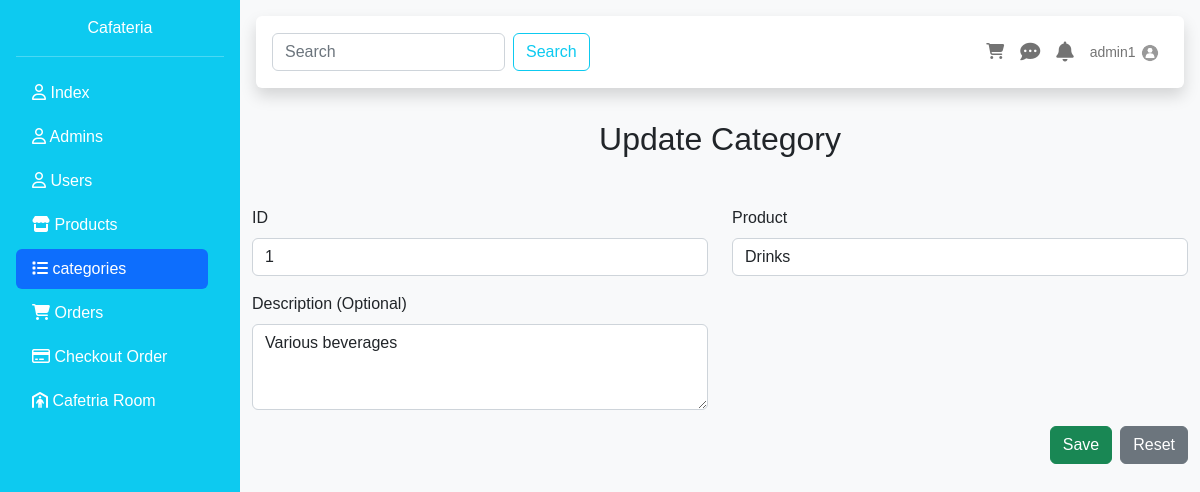
Page /categories.php?edit=1 (signed in) on the committed database.
### tables this page shows
CREATE TABLE `categories` (
  `id` int(10) UNSIGNED NOT NULL,
  `category_name` varchar(255) NOT NULL,
  `category_description` text DEFAULT NULL,
  `created_at` timestamp NOT NULL DEFAULT current_timestamp()
);

### DataBase/DBCLass.php (called while the page is built, shortened)
<?php
require "connect.php";
class Table extends Database{
    public $TbName;
    public function __construct($tableName){
        $this->TbName = $tableName;
    }
    public function Select(array $columns, $condition=1){
        $statement = "SELECT " . implode(",", $columns) . " FROM {$this->TbName} WHERE $condition";
        try {
            $selected = parent::connect()->query($statement);
            return $selected;
        } catch (PDOException $e){
            throw new Exception("PDO Error: " . $e->getMessage());
        }
    }
    public function FindById($cond,$value){
        $sql = "SELECT * FROM {$this->TbName} WHERE $cond = :val";
        $Sel = parent::connect()->prepare($sql);
        $Sel->execute(['val' => $value]);
        if($Sel->rowCount() > 0){
            $result = $Sel->fetch();
            return $result;
        }else{
            throw new Exception("is not Found");
        }
    }
}
?>

### DataBase/connect.php (called while the page is built, shortened)
<?php
class Database{
    static protected $connection = false ;
    private static $server = 'localhost';
    private static $root = "root";
    private static $pass = "";
    private static $Db = "cafeteria";
    public static function connect(){
        if(!self::$connection){
            try {
                self::$connection = new PDO("mysql:host=".self::$server.";dbname=".self::$Db."", self::$root, self::$pass);
            } catch (PDOException $e) {
                die("PDO CONNECTION ERROR: " . $e->getMessage() . "<br/>");
            }
        }
        return self::$connection;
    }
}
?>

### categories/editCategory.php (the view, shortened to what this page needs)
<?php
echo "<h2 class='text-center mb-5'>Update Category</h2>";
if(isset($_GET['edit'])) {
    $catSelected=$table->Select(['*'],"id={$_GET['edit']}")->fetch(PDO::FETCH_ASSOC);
}else{
    header("Location: ../404.php");
}
?>
<form class="container mt-5 needs-validation" action="categories/update.php" method="post">
    <div class="row">
        <div class="col-6 mb-3">
        <label for="id" class="form-label">ID</label>
        <input type="text" name="id" class="form-control" value="<?=$catSelected['id']?>" id="id" required>
        </div>
        <div class="col-md-6 mb-3">
            <label for="category_name" class="form-label">Product</label>
            <input type="text" name="category_name" class="form-control" value="<?=$catSelected['category_name']?>" id="category_name" required>
        </div>
        <div class="col-md-6 mb-3">
            <label for="category_description" class="form-label">Description (Optional)</label>
            <textarea name="category_description" class="form-control" id="category_description" rows="3"><?=$catSelected['category_description']?></textarea>
        </div>
    </div>
    <div class="d-flex justify-content-end">
        <button class="btn btn-success me-2" type="submit">Save</button>
        <button class="btn btn-secondary" type="reset">Reset</button>
    </div>
</form>

### include/navbar.php (shortened to what this page needs)
<?php
    $newTable = new Table('admins');
    $currentAdmin = $newTable->FindById('id',$_SESSION['id']);
?>
<div id="body_content" class="bg-light flex-fill">
    <div class="p-3">
        <nav class="navbar navbar-expand-lg bg-white shadow rounded p-3 mb-3">
            <form class="d-flex" role="search">
                <input class="form-control me-2" type="search" placeholder="Search" aria-label="Search">
                <button class="btn btn-outline-info" type="submit">Search</button>
            </form>
            <ul class="navbar-nav ms-auto d-flex flex-row">
                <li class="nav-item me-3 me-lg-0">
                    <a class="nav-link" href="#!">
                        <i class="fas fa-shopping-cart"></i>
                    </a>
                </li>
                <li class="nav-item me-3 me-lg-0">
                    <a class="nav-link" href="#!">
                        <i class="fas fa-comment-dots fa-lg"></i>
                    </a>
                </li>
                <li class="nav-item me-3 me-lg-0">
                    <a class="nav-link" href="#!">
                        <i class="fas fa-bell fa-lg"></i>
                    </a>
                </li>
                <li class="nav-item dropdown me-3 me-lg-0">
                    <a class="nav-link dropdown-toggle" href="#" id="userDropdown" role="button" data-bs-toggle="dropdown" aria-expanded="false">
                    <span class="mr-2 d-none d-lg-inline text-gray-600 small"><?=$currentAdmin['username']?></span>
                        <img class="rounded-circle" src="uploads/<?= $currentAdmin['profile_picture']?>" width="20px" height="20px">
                    </a>
                </li>
            </ul>
        </nav>
    </div>

### include/sidebar.php (style rules this page uses)
html, body { height: 100%; font-family: 'Ubuntu', sans-serif; }
.dropdown-toggle::after { content: none; }

### rows in the picture
categories: id "1", category_name "Drinks", category_description "Various beverages"

### other values in the picture
$currentAdmin['username'] "admin1"
